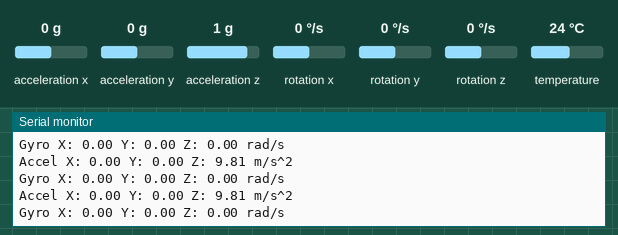
The sketch below on a simulated Arduino Uno, built with avr-gcc and run on an emulated ATmega328P. Shown: the last lines printed to the serial monitor. The inputs (shaded band) are chosen by the test bench; at power-on: acceleration x 0 g, acceleration y 0 g, acceleration z 1 g, rotation x 0 °/s, rotation y 0 °/s, rotation z 0 °/s, temperature 24 °C.

Above: at 1.3 s.
1.4 s: acceleration x set to -1.4 g
At 2.0 s:
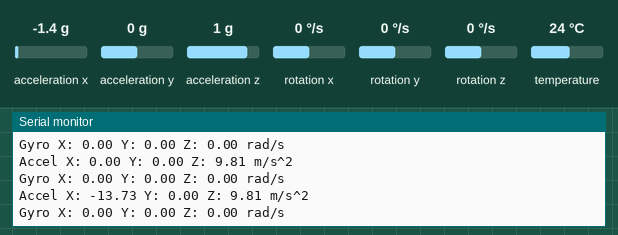
2.9 s: acceleration y set to -1.4 g
At 3.5 s:
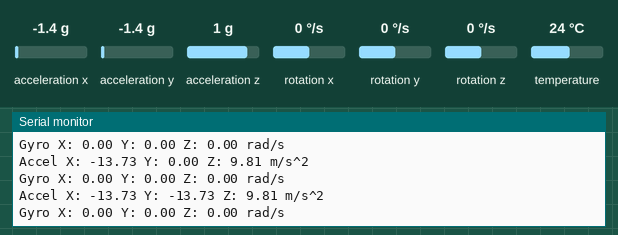
4.4 s: acceleration z set to -1.4 g
At 5.0 s:
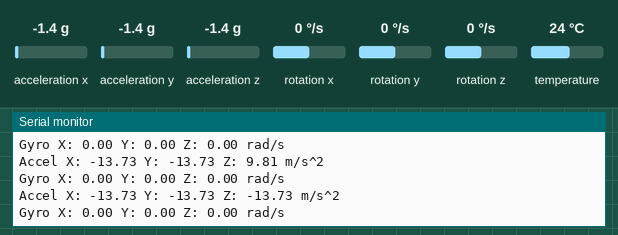
5.9 s: rotation x set to -192 °/s
At 6.6 s:
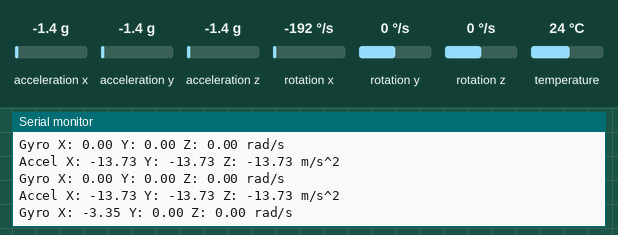
7.4 s: rotation y set to -192 °/s
At 8.1 s:
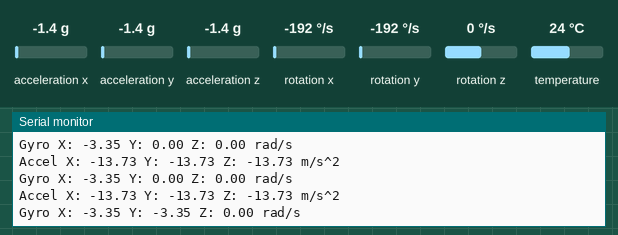

Measured:
- after the input at 1.4 s, the serial monitor: prints a new line after 0.22 s (image 1)
- after the input at 2.9 s, the serial monitor: prints a new line after 0.23 s (image 2)
- after the input at 4.4 s, the serial monitor: prints a new line after 0.25 s (image 3)
- after the input at 5.9 s, the serial monitor: prints a new line after 0.27 s (image 4)
- after the input at 7.4 s, the serial monitor: prints a new line after 0.28 s (image 5)

The sketch:

testgyro.py.ino
```cpp
#include <Adafruit_MPU6050.h>
#include <Adafruit_Sensor.h>
#include <Wire.h>

Adafruit_MPU6050 mpu;

void setup(void) {
  // Start serial communication at a baud rate of 115200.
  // This is used to display the sensor data.
  Serial.begin(115200);
  // while (!Serial) {
  //   delay(10); // Wait for the serial port to open
  // }
  Serial.println("starting");
  // Initialize the MPU-6050 sensor.
  // The begin() function checks for the sensor and its I2C address.
  if (!mpu.begin()) {
    Serial.println("Failed to find MPU6050 chip, check wiring!");
    while (1) {
      Serial.println("fck");
      delay(10);
    }
  }
  Serial.println("MPU6050 Found!");

  // Set the ranges for the accelerometer and gyroscope.
  // These are optional and can be changed based on your needs.
  mpu.setAccelerometerRange(MPU6050_RANGE_8_G);
  mpu.setGyroRange(MPU6050_RANGE_500_DEG);
  mpu.setFilterBandwidth(MPU6050_BAND_21_HZ);

  delay(100);
}

void loop() {
  // Create a structure to hold the sensor event data.
  sensors_event_t a, g, temp;

  // Read the latest sensor data from the MPU-6050.
  mpu.getEvent(&a, &g, &temp);

  // Print the accelerometer data in meters per second squared (m/s^2).
  Serial.print("Accel X: ");
  Serial.print(a.acceleration.x);
  Serial.print(" Y: ");
  Serial.print(a.acceleration.y);
  Serial.print(" Z: ");
  Serial.print(a.acceleration.z);
  Serial.println(" m/s^2");

  // Print the gyroscope data in radians per second (rad/s).
  Serial.print("Gyro X: ");
  Serial.print(g.gyro.x);
  Serial.print(" Y: ");
  Serial.print(g.gyro.y);
  Serial.print(" Z: ");
  Serial.print(g.gyro.z);
  Serial.println(" rad/s");

  // Add a small delay between readings.
  delay(500);
}
```
